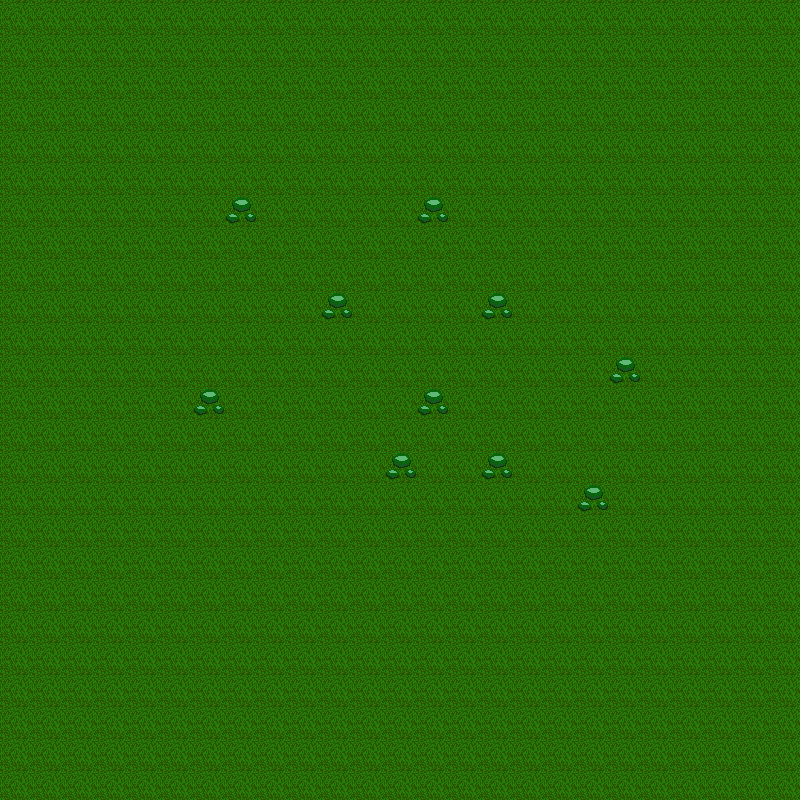

This is a level from a 2D game, rendered from its Tiled map with the project's own tilesets. A one-line summary and the map file follow, with tile-layer data summarised:
An orthogonal 25x25 tile map with 32x32 px tiles, 3 tile layers (Grass, Walls, pebbles), 2 tilesets and 4 objects.

<map version="1.0" orientation="orthogonal" renderorder="right-down" width="25" height="25" tilewidth="32" tileheight="32">
 <tileset firstgid="1" name="tilesettest2" tilewidth="32" tileheight="32">
  <image source="tilesettest2.png" width="66" height="66" />
 </tileset>
 <tileset firstgid="5" name="tilesetT" tilewidth="32" tileheight="32">
  <image source="tilesetT.png" width="66" height="66" />
 </tileset>
 <layer name="Grass" width="25" height="25">
  <data>[625 cells, 625 non-empty, 1 distinct tile ids]</data>
 </layer>
 <layer name="Walls" width="25" height="25">
  <data>[625 cells, 0 non-empty, 0 distinct tile ids]</data>
 </layer>
 <layer name="pebbles" width="25" height="25">
  <data>[625 cells, 10 non-empty, 1 distinct tile ids]</data>
 </layer>
 <objectgroup name="collisionObjects">
  <object x="-5" y="-4" width="32" height="806" />
  <object x="774" y="-7" width="31" height="814" />
  <object x="-10" y="777" width="821" height="31" />
  <object x="-7" y="-6" width="818" height="21" />
 </objectgroup>
</map>
